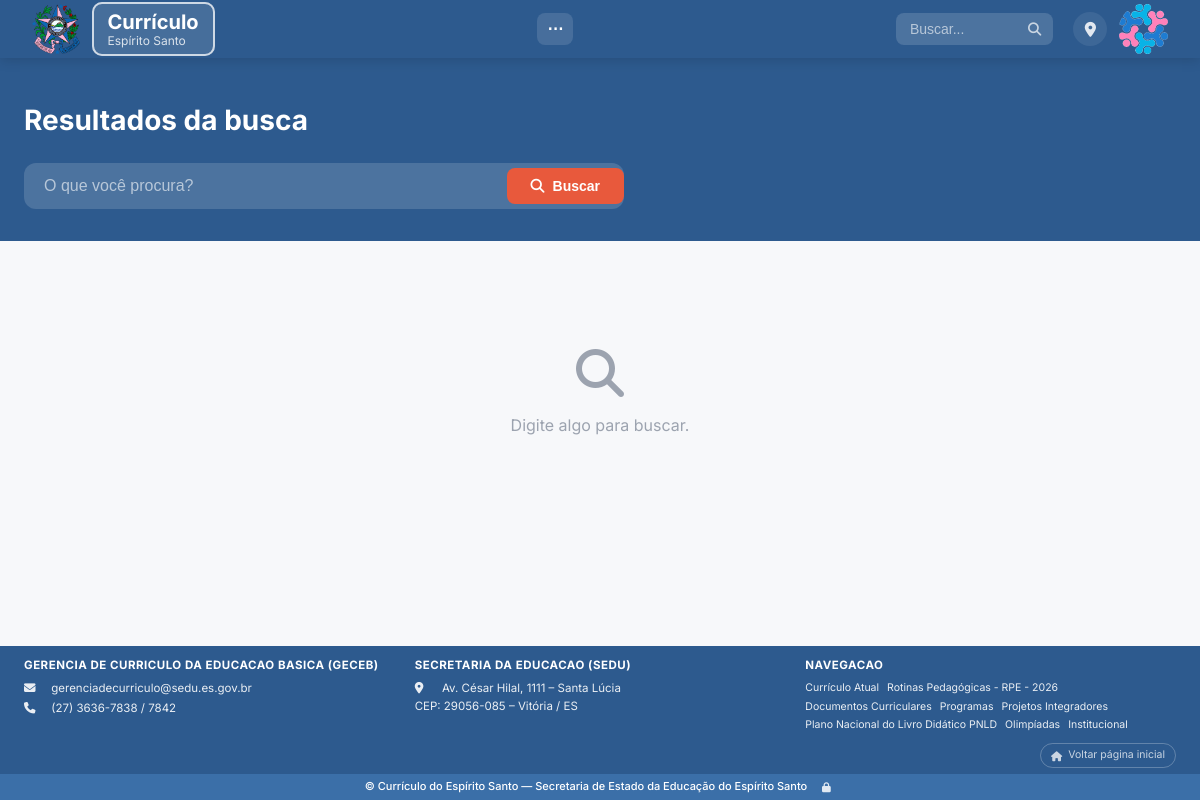
Page /busca/ on the committed database.
### conteudo/models.py (models this page shows, shortened)
class ConfiguracaoSite(models.Model):
    nome_site = models.CharField('Nome do site', max_length=200, default='Currículo do Espírito Santo')
    descricao = models.TextField('Descrição', default='Currículo da Educação Básica do Espírito Santo')
    home_titulo = models.CharField(
        'Título da página inicial', max_length=200,
        default='Currículo do Espírito Santo'
    )
    home_texto = models.TextField(
        'Texto da página inicial', blank=True,
        default='<p>Referencial curricular da Educação Básica, elaborado em regime de colaboração entre Estado e municípios.</p>'
    )
    email_contato = models.EmailField('E-mail de contato', default='gerenciadecurriculo@sedu.es.gov.br')
    telefone = models.CharField('Telefone', max_length=50, default='(27) 3636-7838 / 7842')
    endereco = models.TextField(
        'Endereço',
        default='Av. César Hilal, 1111 – Santa Lúcia\nCEP: 29056-085 – Vitória / ES'
    )
    logo = models.ImageField('Logo', upload_to='config/', blank=True, null=True)
    favicon = models.ImageField('Favicon', upload_to='config/', blank=True, null=True)
    rodape_col1_titulo = models.CharField('Rodape: titulo coluna 1', max_length=200, blank=True, default='GERENCIA DE CURRICULO DA EDUCACAO BASICA (GECEB)')
    rodape_col1_html = models.TextField('Rodape: conteudo coluna 1 (HTML)', blank=True)
    rodape_col2_titulo = models.CharField('Rodape: titulo coluna 2', max_length=200, blank=True, default='SECRETARIA DA EDUCACAO (SEDU)')
    rodape_col2_html = models.TextField('Rodape: conteudo coluna 2 (HTML)', blank=True)
    rodape_col3_titulo = models.CharField('Rodape: titulo coluna 3', max_length=200, blank=True, default='Navegacao')
    rodape_col3_html = models.TextField('Rodape: conteudo coluna 3 (HTML)', blank=True, help_text='Se vazio, exibe links automaticos das categorias do menu.')
    rodape_copyright = models.CharField('Rodape: texto copyright', max_length=300, blank=True)
    rodape_imagem = models.ImageField('Rodape: imagem/logo', upload_to='config/', blank=True, null=True)
    class Meta:
        verbose_name = 'Configuração do site'
        verbose_name_plural = 'Configuração do site'
    @classmethod
    def get_config(cls):
        config, _ = cls.objects.get_or_create(pk=1)
        return config

class Categoria(models.Model):
    nome = models.CharField('Nome', max_length=200)
    slug = models.SlugField('URL amigável', max_length=200, unique=True, blank=True)
    descricao = models.TextField('Descrição', blank=True)
    icone = models.CharField(
        'Ícone', max_length=50, blank=True,
        help_text='Nome do ícone (ex: fas fa-book, fas fa-trophy)'
    )
    icone_imagem = models.FileField(
        'Ícone personalizado (imagem)', upload_to='icones_categoria/', blank=True, null=True,
        help_text='Envie uma imagem para usar como ícone deste botão, no lugar do ícone '
                  'automático/Font Awesome. Aceita qualquer formato (PNG, JPG, SVG, ICO, '
                  'WEBP...). Use uma imagem com fundo transparente para não prejudicar a '
                  'estética do botão. A imagem é ajustada automaticamente ao espaço do '
                  'ícone (sem cortar) tanto no botão principal quanto em subbotões. Se '
                  'preenchido, tem prioridade sobre o ícone escolhido.'
    )
    imagem = models.ImageField('Imagem de capa', upload_to='categorias/', blank=True, null=True)
    ordem = models.PositiveIntegerField('Ordem no menu', default=0)
    ativa = models.BooleanField('Ativa', default=True)
    categoria_pai = models.ForeignKey(
        'self', on_delete=models.CASCADE, null=True, blank=True,
        related_name='subcategorias', verbose_name='Categoria pai'
    )
    mostrar_menu_superior = models.BooleanField(
        'Aparecer na barra superior do site', default=False,
        help_text='Se marcado, o botão aparece na barra azul do topo da página '
                  'inicial e na lista "Navegação" do rodapé. Se desmarcado, some '
                  'dessas duas barras (mas a página da categoria continua existindo). '
                  'Vale apenas para botões do nível principal.'
    )
    mostrar_navegue_area = models.BooleanField(
        'Aparecer no "Navegue por área"', default=False,
        help_text='Se marcado, o botão aparece na seção "Navegue por área" da '
                  'página inicial. Se desmarcado, não aparece lá. '
                  'Vale apenas para botões do nível principal.'
    )
    mostrar_area_central = models.BooleanField(
        'Aparecer na área central (ao lado do Currículo Atual)', default=False,
        help_text='Se marcado, o botão aparece centralizado na página inicial, '
                  'ao lado do botão "Currículo Atual". Independente da barra '
                  'superior — pode marcar um, outro, os dois ou nenhum. A ordem '
                  'de exibição usa o mesmo campo "Ordem no menu". '
                  'Vale apenas para botões do nível principal.'
    )
    url_externa = models.URLField(
        'URL / Link de acesso externo', max_length=500, blank=True,
        help_text='Opcional. Se preenchido, ao clicar neste botão o visitante '
                  'será direcionado para este endereço externo em vez de abrir '
                  'a página interna da categoria.'
    )
    mostrar_conteudos_recentes = models.BooleanField(
        'Aparecer em Conteúdos Recentes', default=False,
        help_text='Se marcado, os conteúdos desta categoria poderão aparecer '
                  'automaticamente na área "Conteúdos Recentes" da página inicial.'
    )
    class Meta:
        verbose_name = 'Categoria'
        verbose_name_plural = 'Categorias'
        ordering = ['ordem', 'nome']
    @property
    def link_externo(self):
        url = (self.url_externa or '').strip()
        if not url:
            return ''
        if '://' in url or url.startswith(('mailto:', 'tel:', '//', '#', '/')):
            return url
        return 'https://' + url

### conteudo/views.py (the view, shortened to what this page needs)
# urls.py: path('busca/', views.busca, name='busca'),
def busca(request):
    from .busca_utils import filtrar_por_texto
    query = request.GET.get('q', '').strip()
    resultados = []
    categorias_encontradas = []
    return render(request, 'busca.html', {
        'query': query,
        'resultados': resultados,
        'categorias_encontradas': categorias_encontradas,
    })

### conteudo/context_processors.py (called while the page is built)
def site_config(request):
    return {
        'config': ConfiguracaoSite.get_config(),
        'menu_categorias': Categoria.objects.filter(
            ativa=True, categoria_pai__isnull=True, mostrar_menu_superior=True
        ),
    }

### inteligencia/ua_parser.py (called while the page is built, shortened)
def detectar_dispositivo(ua):
    if not ua:
        return 'desktop'

def detectar_navegador(ua):
    if not ua:
        return 'Outro'

### templates/busca.html (shortened to what this page needs)
{% extends 'base.html' %}
{% block logo_class %}logo-pulse{% endblock %}
{% block content %}
<section class="page-header">
    <div class="container">
        <h1>Resultados da busca</h1>
        <form action="{% url 'conteudo:busca' %}" class="search-form search-form-large">
            <input type="text" name="q" value="{{ query }}" placeholder="O que você procura?" class="search-input" autofocus>
            <button type="submit" class="btn btn-primary"><i class="fas fa-search"></i> Buscar</button>
        </form>
    </div>
</section>
<section class="section">
    <div class="container">
        {% if query %}
            {% if categorias_encontradas %}
            <div class="busca-categorias">
                <h3 class="busca-categorias-titulo"><i class="fas fa-folder-open"></i> Botões e áreas do site</h3>
                <div class="subcategories">
                    {% for cat in categorias_encontradas %}
                    <a href="{% url 'conteudo:categoria' cat.slug %}" class="subcategory-chip">
                        {% if cat.icone_imagem %}<img src="{{ cat.icone_imagem.url }}" alt="" class="icone-personalizado chip-icone-personalizado">
                        {% elif cat.icone %}<i class="{{ cat.icone }}"></i>{% endif %}
                        {{ cat.nome }}
                        {% if cat.categoria_pai %}<span class="chip-pai">em {{ cat.categoria_pai.nome }}</span>{% endif %}
                    </a>
                    {% endfor %}
                </div>
            </div>
            {% endif %}
            {% if resultados %}
            <p class="results-count">{{ resultados|length }} resultado{{ resultados|pluralize }} para "{{ query }}"</p>
            <div class="content-list">
                {% for item in resultados %}
                <a href="{% if item.link_externo %}{{ item.link_externo }}{% else %}{% url 'conteudo:conteudo_detalhe' item.slug %}{% endif %}"
                   class="list-item"
                   {% if item.link_externo %}target="_blank" rel="noopener"{% endif %}>
                    <div class="list-icon{% if item.icone_imagem %} sem-fundo{% endif %}">
                        {% if item.icone_imagem %}<img src="{{ item.icone_imagem.url }}" alt="" class="icone-personalizado">
                        {% else %}<i class="{{ item.icone_criativo }}"></i>{% endif %}
                    </div>
                    <div class="list-info">
                        <h3{% if item.texto_estilo_inline %} style="{{ item.texto_estilo_inline }}"{% endif %}>{{ item.titulo|default:item.get_tipo_display }}</h3>
                        {% if item.resumo %}<p>{{ item.resumo|truncatewords:25 }}</p>{% endif %}
                        <div class="list-meta">
                            {% if item.categoria %}<span>{{ item.categoria.nome }}</span>{% endif %}
                            <span>{{ item.data_publicacao|date:"d/m/Y" }}</span>
                        </div>
                    </div>
                </a>
                {% endfor %}
            </div>
            {% elif not categorias_encontradas %}
            <div class="empty-state">
                <i class="fas fa-search"></i>
                <p>Nenhum resultado encontrado para "{{ query }}".</p>
                <p>Tente buscar com outras palavras.</p>
            </div>
            {% endif %}
        {% else %}
        <div class="empty-state">
            <i class="fas fa-search"></i>
            <p>Digite algo para buscar.</p>
        </div>
        {% endif %}
    </div>
</section>
{% endblock %}

### templates/base.html (shortened to what this page needs)
{% load static %}
<!DOCTYPE html>
<html lang="pt-BR">
<head>
    <link rel="stylesheet" href="https://cdnjs.cloudflare.com/ajax/libs/font-awesome/6.5.1/css/all.min.css">
    <link rel="stylesheet" href="{% static 'css/style.css' %}?v=20260717-1">
</head>
<body>
<header class="header">
    <div class="container header-inner">
        <img src="{% static 'img/brasao-es.png' %}" alt="Brasão do Estado do Espírito Santo" class="header-brasao">
        <a href="{% url 'conteudo:home' %}" class="logo {% block logo_class %}{% endblock %}">
            <div class="logo-text">
                <span class="logo-title">Currículo</span>
                <span class="logo-subtitle">Espírito Santo</span>
            </div>
        </a>
        <nav class="nav">
            <button type="button" class="nav-more" id="navMore" aria-label="Mais categorias" title="Mais categorias">⋯</button>
        </nav>
        <form action="{% url 'conteudo:busca' %}" class="search-form">
            <input type="text" name="q" placeholder="Buscar..." value="{{ query|default:'' }}" class="search-input">
            <button type="submit" class="search-btn"><i class="fas fa-search"></i></button>
        </form>
        {% if config.endereco %}
        <a href="https://www.google.com/maps/search/?api=1&query={{ config.endereco|urlencode }}"
           target="_blank" rel="noopener" class="nav-localizacao"
           title="Ver a localização da SEDU no mapa">
            <i class="fas fa-location-dot"></i>
        </a>
        {% endif %}
        <img src="{% static 'img/gerenciaok.png' %}" alt="GECEB" class="header-geceb">
    </div>
</header>
<main class="main">
    {% block content %}{% endblock %}
</main>
<footer class="footer">
    <div class="container footer-inner">
        <div class="footer-info">
            <h3>{{ config.rodape_col1_titulo|default:"GERÊNCIA DE CURRÍCULO DA EDUCAÇÃO BÁSICA (GECEB)" }}</h3>
            {% if config.rodape_col1_html %}{{ config.rodape_col1_html|safe }}{% else %}
            <p><i class="fas fa-envelope"></i> {{ config.email_contato }}</p>
            <p><i class="fas fa-phone"></i> {{ config.telefone }}</p>
            {% endif %}
        </div>
        <div class="footer-info">
            <h3>{{ config.rodape_col2_titulo|default:"SECRETARIA DA EDUCAÇÃO (SEDU)" }}</h3>
            {% if config.rodape_col2_html %}{{ config.rodape_col2_html|safe }}{% else %}
            <p><i class="fas fa-map-marker-alt"></i> {{ config.endereco|linebreaksbr }}</p>
            {% endif %}
        </div>
        <div class="footer-links">
            <h3>{{ config.rodape_col3_titulo|default:"Navegação" }}</h3>
            {% if config.rodape_col3_html %}{{ config.rodape_col3_html|safe }}{% else %}
            {% for cat in menu_categorias %}
            <a href="{% url 'conteudo:categoria' cat.slug %}">{{ cat.nome }}</a>
            {% endfor %}
            {% endif %}
        </div>
    </div>
    <div class="container footer-voltar-wrap">
        <a href="{% url 'conteudo:home' %}"
           class="footer-voltar-inicio{% if request.path != '/' %} pulse{% endif %}"
           title="Voltar à página inicial">
            <i class="fas fa-house"></i> Voltar página inicial
        </a>
    </div>
    <div class="footer-bottom">
        <div class="container footer-bottom-inner">
            <p>{% if config.rodape_copyright %}{{ config.rodape_copyright }}{% else %}&copy; {{ config.nome_site }} — Secretaria de Estado da Educação do Espírito Santo{% endif %}</p>
            <a href="/admin/" class="admin-access-btn" title="Área administrativa">
                <i class="fas fa-lock"></i>
            </a>
        </div>
    </div>
</footer>
</body>
</html>

### rows in the picture
ConfiguracaoSite: rodape_col1_titulo "GERENCIA DE CURRICULO DA EDUCACAO BASICA (GECEB)", email_contato "gerenciadecurriculo@sedu.es.gov.br", telefone "(27) 3636-7838 / 7842", rodape_col2_titulo "SECRETARIA DA EDUCACAO (SEDU)", endereco "Av. César Hilal, 1111 – Santa Lúcia CEP: 29056-085 – Vitória / ES", rodape_col3_titulo "NAVEGACAO", nome_site "Currículo do Espírito Santo"
Categoria: nome "Currículo Atual"
Categoria: nome "Rotinas Pedagógicas - RPE - 2026"
Categoria: nome "Documentos Curriculares"
Categoria: nome "Programas"
Categoria: nome "Projetos Integradores"
Categoria: nome "Plano Nacional do Livro Didático PNLD"
Categoria: nome "Olimpíadas"
Categoria: nome "Institucional"
